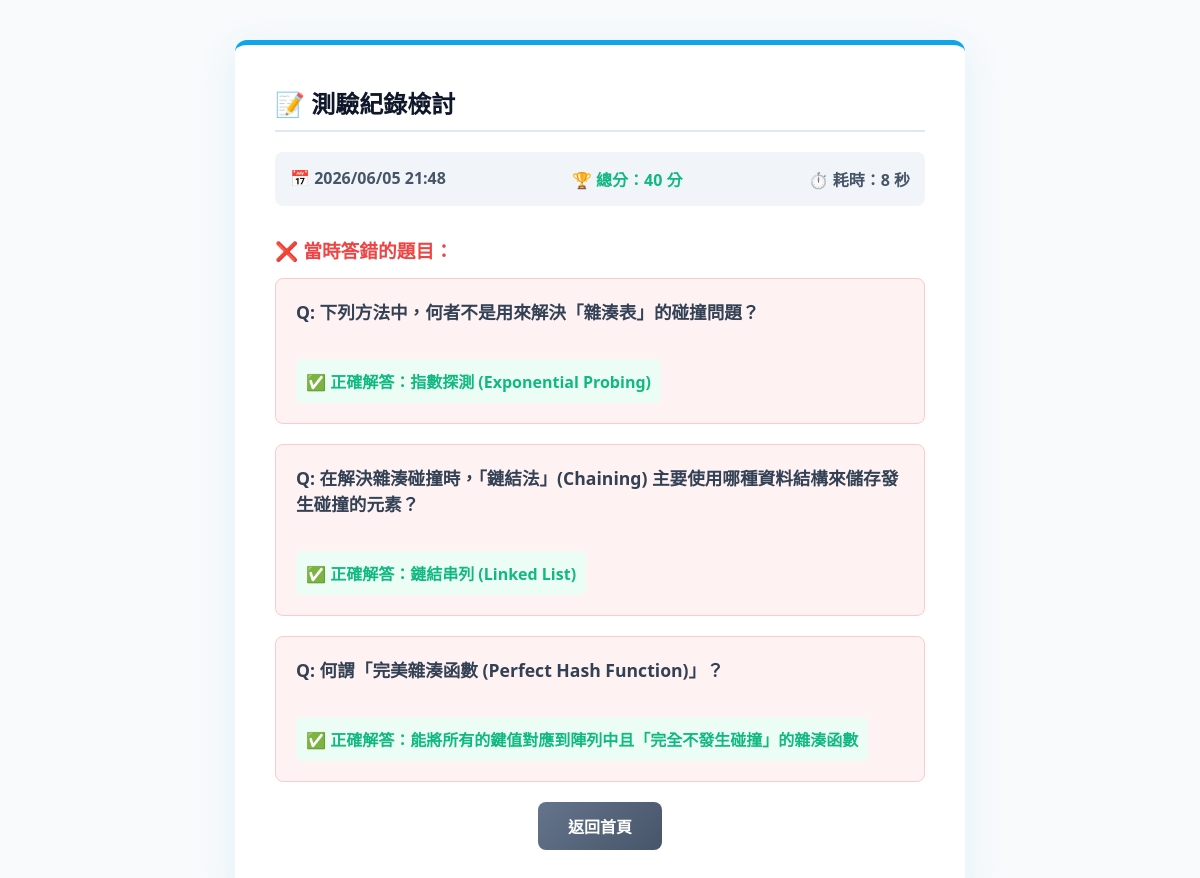
Page /record/26/ (signed in) on the committed database.
### quiz/models.py (models this page shows, shortened)
class QuizRecord(models.Model):
    user = models.ForeignKey(User, on_delete=models.CASCADE, null=True, blank=True)
    duration_seconds = models.IntegerField("作答時間(秒)")
    score = models.IntegerField("分數", default=0)
    wrong_questions = models.ManyToManyField(Question, blank=True, verbose_name="答錯的題目")
    created_at = models.DateTimeField("測驗時間", auto_now_add=True)

class Question(models.Model):
    DIFFICULTY_CHOICES = [
        ('易', '易 (Easy)'),
        ('中', '中 (Medium)'),
        ('難', '難 (Hard)'),
    ]
    text = models.CharField("題目內容", max_length=500)
    difficulty = models.CharField("難易度", max_length=1, choices=DIFFICULTY_CHOICES, default='中')

class Choice(models.Model):
    question = models.ForeignKey(Question, on_delete=models.CASCADE, related_name='choices', verbose_name="所屬題目")
    text = models.CharField("選項內容", max_length=200)
    is_correct = models.BooleanField("是否為正確答案", default=False)

### quiz/views.py (the view)
# urls.py: path('record/<int:record_id>/', views.record_detail, name='record_detail'),
@login_required
def record_detail(request, record_id):
    record = get_object_or_404(QuizRecord, id=record_id, user=request.user)
    wrong_questions = record.wrong_questions.all()
    wrong_details = []
    for q in wrong_questions:
        correct_choice = q.choices.filter(is_correct=True).first()
        wrong_details.append({
            'question': q,
            'correct_choice': correct_choice
        })
    return render(request, 'quiz/record_detail.html', {
        'record': record,
        'wrong_details': wrong_details
    })

### quiz/templates/quiz/record_detail.html (shortened to what this page needs)
<!DOCTYPE html>
<html lang="zh-TW">
<head>
</head>
<body>
    <div class="detail-card">
        <h2>📝 測驗紀錄檢討</h2>
        <div class="meta-info">
            <span>📅 {{ record.created_at|date:"Y/m/d H:i" }}</span>
            <span style="color: #10b981;">🏆 總分：{{ record.score }} 分</span>
            <span>⏱️ 耗時：{{ record.duration_seconds }} 秒</span>
        </div>
        {% if wrong_details %}
            <h3 style="color: #ef4444; margin-bottom: 15px;">❌ 當時答錯的題目：</h3>
            {% for detail in wrong_details %}
                <div class="wrong-q-box">
                    <p class="q-text">Q: {{ detail.question.text }}</p>
                    <p class="correct-ans">✅ 正確解答：{{ detail.correct_choice.text }}</p>
                </div>
            {% endfor %}
        {% else %}
            <div class="perfect-box">
                🎉 太厲害了！您在這此測驗中獲得了滿分，沒有留下任何錯題！
            </div>
        {% endif %}
        <div style="text-align: center; margin-top: 20px;">
            <a href="{% url 'home' %}" class="btn-back">返回首頁</a>
        </div>
    </div>
</body>
</html>

### quiz/templates/quiz/record_detail.html (style rules this page uses)
body { font-family: "Microsoft JhengHei", "Segoe UI", sans-serif; background-color: #f8fafc; padding: 40px 20px; margin: 0; display: flex; justify-content: center; color: #334155; }
.detail-card { background: #ffffff; padding: 40px; border-radius: 12px; border-top: 5px solid #0ea5e9; box-shadow: 0 10px 40px rgba(14, 165, 233, 0.1); max-width: 650px; width: 100%; }
h2 { color: #0f172a; margin-top: 0; border-bottom: 2px solid #e2e8f0; padding-bottom: 10px; }
.meta-info { background: #f1f5f9; padding: 15px; border-radius: 8px; margin-bottom: 30px; font-weight: bold; color: #475569; display: flex; justify-content: space-between; }
.wrong-q-box { background: #fef2f2; border: 1px solid #fecaca; padding: 20px; border-radius: 8px; margin-bottom: 20px; text-align: left; }
.q-text { font-weight: bold; color: #334155; margin-top: 0; font-size: 1.1em; line-height: 1.5; }
.correct-ans { color: #10b981; font-weight: bold; margin-bottom: 0; background: #ecfdf5; padding: 10px; border-radius: 5px; display: inline-block; }
.btn-back { background: linear-gradient(135deg, #64748b 0%, #475569 100%); color: #ffffff; padding: 12px 30px; border: none; border-radius: 8px; font-weight: bold; text-decoration: none; display: inline-block; transition: all 0.2s; }

### rows in the picture
QuizRecord: created_at "2026/06/05 21:48", score "40", duration_seconds "8"
Question: question.text "下列方法中，何者不是用來解決「雜湊表」的碰撞問題？", correct_choice.text "指數探測 (Exponential Probing)"
Question: question.text "在解決雜湊碰撞時，「鏈結法」(Chaining) 主要使用哪種資料結構來儲存發生碰撞的元素？", correct_choice.text "鏈結串列 (Linked List)"
Question: question.text "何謂「完美雜湊函數 (Perfect Hash Function)」？", correct_choice.text "能將所有的鍵值對應到陣列中且「完全不發生碰撞」的雜湊函數"
